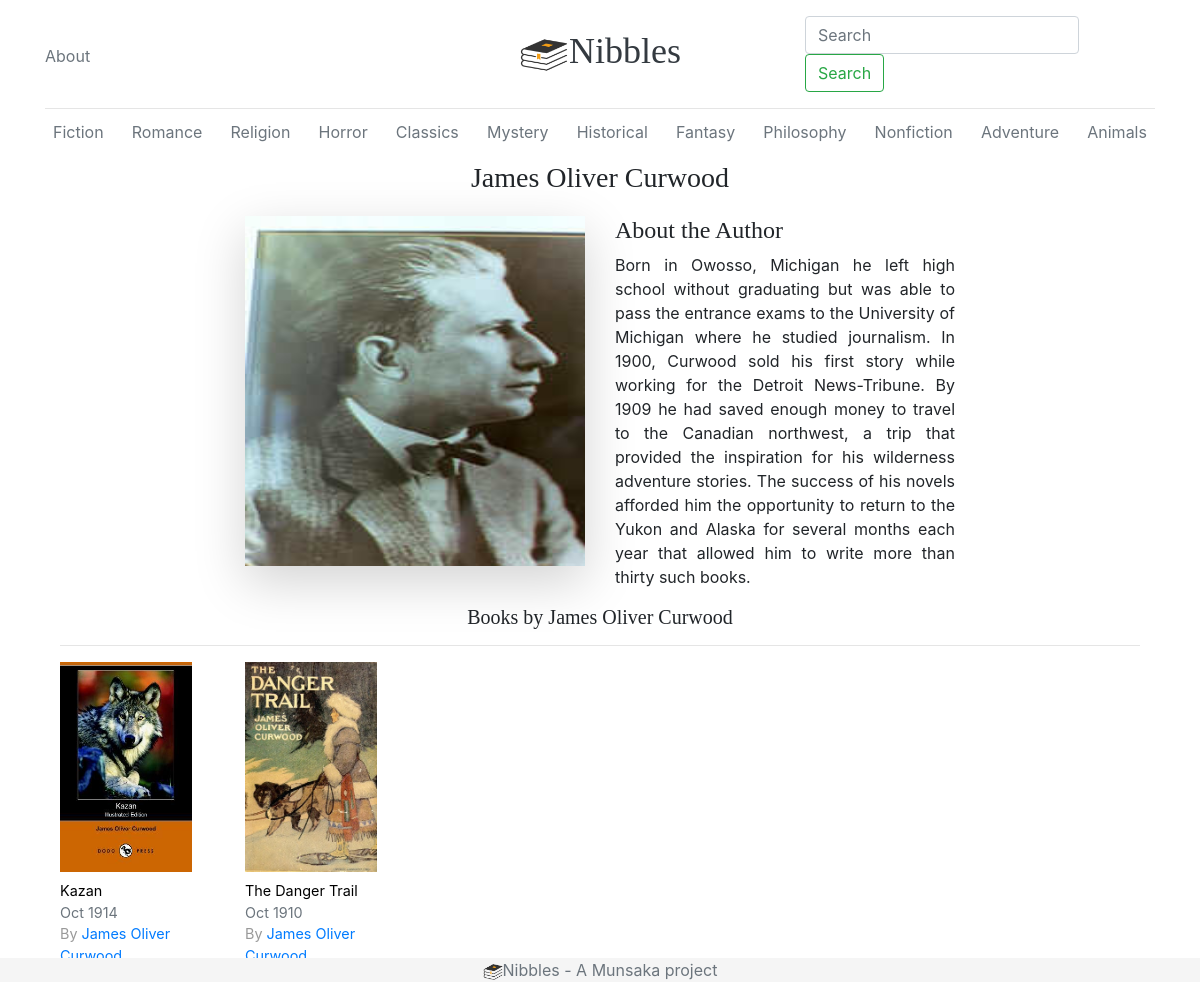
Screenshot of /nibbles/author/11 with the database file from the repository.
### NibblesBookApp/models.py (models this page shows, shortened)
class Author(models.Model):
    id = models.PositiveIntegerField(primary_key=True)
    image = models.CharField(max_length=50, default='static/images/authors/')
    first_name = models.CharField(max_length=60)
    last_name = models.CharField(max_length=60)
    about = models.TextField(max_length=1000, default='None')
    def __str__(self):
        return self.first_name + ' ' + self.last_name
    def full_name(self):
        return self.first_name + ' ' + self.last_name

class Book(models.Model):
    id = models.PositiveIntegerField(primary_key=True)
    image = models.CharField(max_length=300, default='static/images/books/')
    title = models.CharField(max_length=200)
    author = models.ForeignKey(Author, on_delete=models.CASCADE)
    pages = models.PositiveSmallIntegerField()
    description = models.TextField(max_length=900)
    genre = models.CharField(max_length=30)
    isbn = models.BigIntegerField()
    publisher = models.ForeignKey(Publisher, on_delete=models.CASCADE)
    date = models.DateTimeField(null=True, blank=True)
    store = models.ManyToManyField(Store)
    ''' get average rating of a book '''

### NibblesBookApp/views.py (the view)
# urls.py: path('author/<int:author_id>', views.get_author, name='get_author'),
def get_author(request, author_id):
    queryset = get_object_or_404(models.Author, id=author_id)
    author_books = queryset.book_set.all()
    book_in_fives_by_author = return_books_by_number(author_books, 5)
    context = {'queryset': queryset,
               'book_in_fives_by_author': book_in_fives_by_author}
    return render(request, 'author.html', context)

### NibblesBookApp/views.py (called while the page is built)
def generate_number_of_loops(num):
    if num % 5 == 0:
        return num // 5
    return int(num // 5) + 1

def return_books_by_number(queryset, number):
    book_in_number = []
    start = 0
    end = number
    loops = generate_number_of_loops(len(queryset))
    for i in range(loops):
        book_in_number.append(queryset[start:end])
        start += number
        end += number
    return book_in_number

### templates/author.html (shortened to what this page needs)
{% extends 'base.html' %}
{% load static %}
{% block body %}
    <div class="container">
        <h3 align="center">{{ queryset.full_name }}</h3>
        <div class="row" style="margin-top: 2%">
            <div class="col-md-4 offset-md-2">
                <figure class="figure">
                    <div>
                        <img src="/{{ queryset.image }}" class="figure-img img-fluid shadow-lg" alt="{{ queryset.full_name }}" style="width:350px;height:350px;">
                    </div>
                </figure>
            </div>
            <div class="col-md-4">
                <h4>About the Author</h4>
                <p align="justify">{{ queryset.about }}</p>
            </div>
        </div>
        <h5 align="center">Books by {{ queryset.full_name }}</h5>
        <hr size="5">
        {% if book_in_fives_by_author %}
            {% for list in book_in_fives_by_author %}
                <div class="row ">
                    {% for book in list %}
                        <div class="col-md-2">
                            <figure class="figure">
                                <a href="{% url 'NibblesBookApp:get_book' book.id %}">
                                  <div class="nang">
                                  <img src="/{{ book.image }}" class="figure-img img-fluid" alt="{{ book.title }}" style="width:132px;height:210px;">
                                  </div>
                                </a>
                                <figcaption class="figure-caption">
                                    <a href="{% url 'NibblesBookApp:get_book' book.id %}" style="color: black"><div align="left">{{ book.title }}</div></a>
                                    {{ book.date |date:'M Y' }}<br>
                                    <span class="blog-post-meta">By <a href="{% url 'NibblesBookApp:get_author' book.author_id %}">{{ book.author }}</a></span>
                                </figcaption>
                            </figure>
                        </div>
                    {% endfor %}
                </div>
            {% endfor %}
        {% else %}
             <p>No books to display yet</p>
        {% endif %}
    </div>
{% endblock %}

### static/css/style.css (style rules this page uses)
h1, h2, h3, h4, h5, h6 { font-family: "Playfair Display", Georgia, "Times New Roman", serif; }
.blog-post-meta { margin-bottom: 1.25rem; color: #999; }
.body { min-height: 100vh; position: relative; margin: 0; }

### rows the page displays
Author: full_name "James Oliver Curwood", image (picture), about "Born in Owosso, Michigan he left high school without graduating but was able to pass the entrance exams to the University of Michigan where he studied journalism. In 1900, Curwood sold his first story while working for the Detroit News-Tribune. By 1909 he had saved enough money to travel to the Canadian northwest, a trip that provided the inspiration for his wilderness adventure stories. The success of his novels afforded him the opportunity to return to the Yukon and Alaska for several months each year that allowed him to write more than thirty such books."
Book: image (picture), title "Kazan", date "Oct 1914", author "James Oliver Curwood"
Book: image (picture), title "The Danger Trail", date "Oct 1910", author "James Oliver Curwood"
